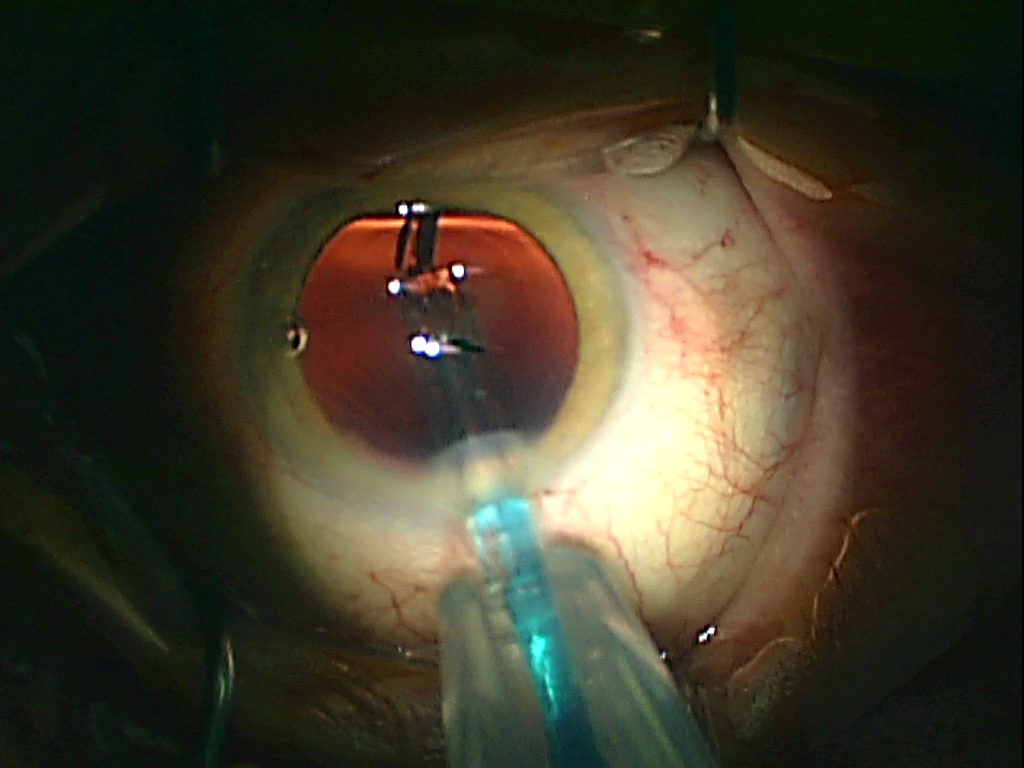
#> input picture data/cataract1k/train/images/case5013_57.png, 1024 x 768 px, found by its file name; its folder holds 4 pictures in this run
$ python categorize_image_qualities.py   (older library calls are emulated)
#> lines starting #> are read from the running program, lines starting #| are printed output that depends on the picture
import os
import cv2
import numpy as np
import pandas as pd
import matplotlib.pyplot as plt
import seaborn as sns
from scipy.stats import ttest_ind
import argparse


# ===========================
# 1. Define Image Quality Metrics
# ===========================

def get_image_resolution(image):
    """Returns the width and height of the image."""
    height, width = image.shape[:2]
    return width, height


def calculate_brightness(image):
    """Calculates the mean pixel intensity (brightness)."""
    return np.mean(image)


def calculate_contrast(image):
    """Calculates the standard deviation of pixel intensities (contrast)."""
    return np.std(image)


def calculate_focus(image):
    """Calculates the variance of the Laplacian (focus/sharpness)."""
    laplacian = cv2.Laplacian(image, cv2.CV_64F)
    variance = laplacian.var()
    return variance


# ===========================
# 2. Process Image Directory
# ===========================

def process_directory(directory, label):
    """
    Processes all images in a directory and calculates image quality metrics.

    Parameters:
        directory (str): Path to the image directory.
        label (str): Label for the images ('Light' or 'Dark').

    Returns:
        List of dictionaries containing image metrics.
    """
    metrics = []
    supported_formats = ('.png', '.jpg', '.jpeg', '.bmp', '.tiff', '.tif')

    for filename in os.listdir(directory):
        if filename.lower().endswith(supported_formats):
            filepath = os.path.join(directory, filename)
            try:
                # Load image in grayscale
                image = cv2.imread(filepath, cv2.IMREAD_GRAYSCALE)
                if image is None:
                    print(f"Warning: Unable to read image {filepath}. Skipping.")
                    continue

                width, height = get_image_resolution(image)
                brightness = calculate_brightness(image)
                contrast = calculate_contrast(image)
                focus = calculate_focus(image)

                metrics.append({
                    'Image': filename,
                    'Label': label,
                    'Width': width,
                    'Height': height,
                    'Total_Pixels': width * height,
                    'Brightness': brightness,
                    'Contrast': contrast,
                    'Focus': focus
                })
            except Exception as e:
                print(f"Error processing image {filepath}: {e}")

    return metrics


# ===========================
# 3. Statistical Analysis
# ===========================

# [69 lines left out: functions perform_statistical_tests, generate_boxplots, generate_histograms, not called in this run]


# ===========================
# 5. Main Execution
# ===========================

def main(light_dir, dark_dir, output_dir):
    """
    Main function to process images, calculate metrics, perform statistical tests, and generate plots.

    Parameters:
        light_dir (str): Directory containing light iris images.
        dark_dir (str): Directory containing dark iris images.
        output_dir (str): Directory to save output plots and results.
    """
    if not os.path.exists(output_dir):
        os.makedirs(output_dir)

    print("Processing light iris images...")
    light_metrics = process_directory(light_dir, 'Light')
#> in process_directory, `image = cv2.imread(filepath, cv2.IMREAD_GRAYSCALE)`:
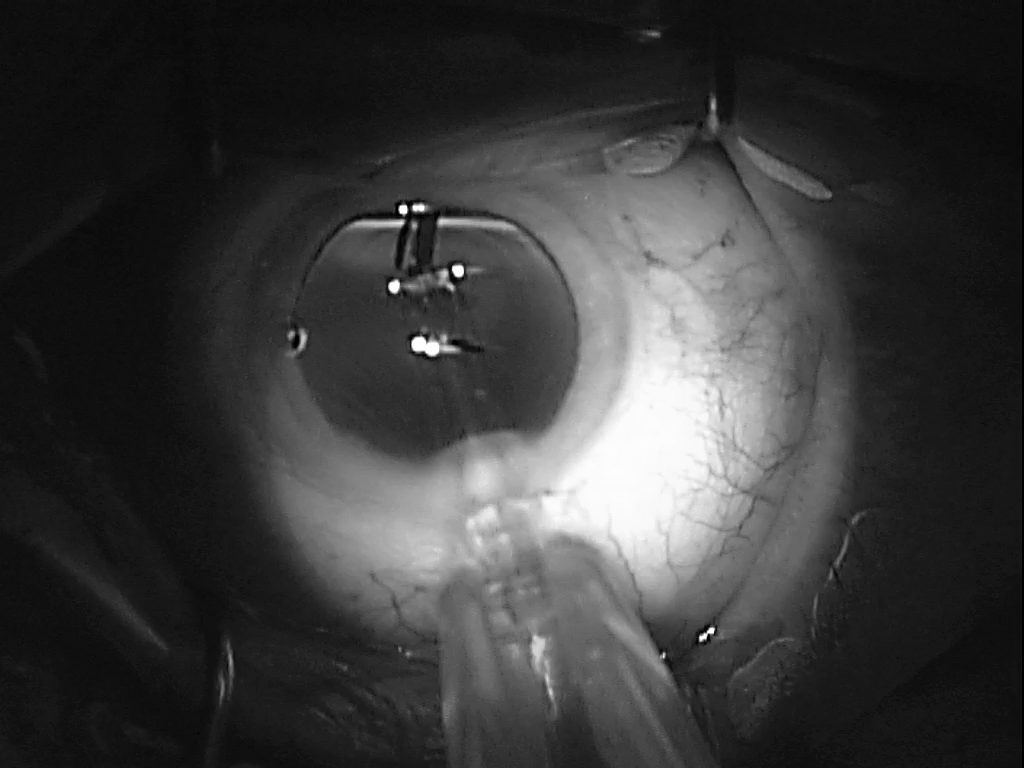
#> image: shape (768, 1024); min 0, max 255, mean 58.2
#> in process_directory, `width, height = get_image_resolution(image)`: width = 1024; height = 768
#> in process_directory, `brightness = calculate_brightness(image)`: brightness = 58.18
#> in process_directory, `contrast = calculate_contrast(image)`: contrast = 57.83
#> in calculate_focus, `laplacian = cv2.Laplacian(image, cv2.CV_64F)`:
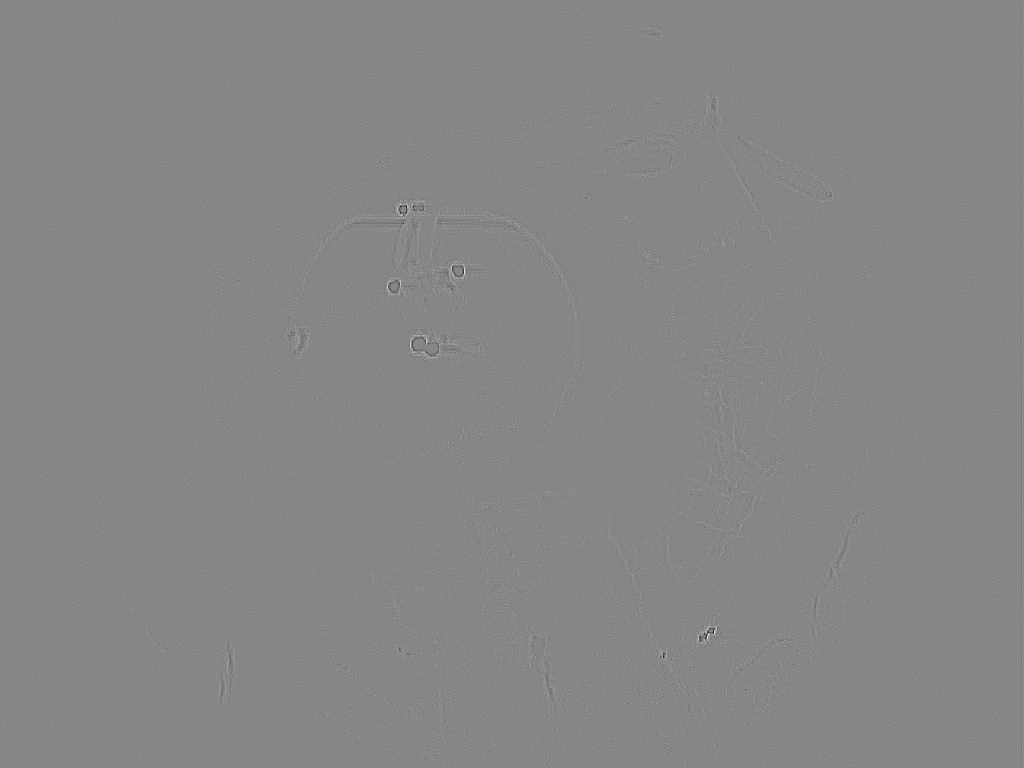
#> laplacian: shape (768, 1024) float64; min -271, max 242, mean 0; drawn with min black and max white
#> in calculate_focus, `variance = laplacian.var()`: variance = 31.95
#> pass 2 of the loop in process_directory, `for filename in os.listdir(directory):`:
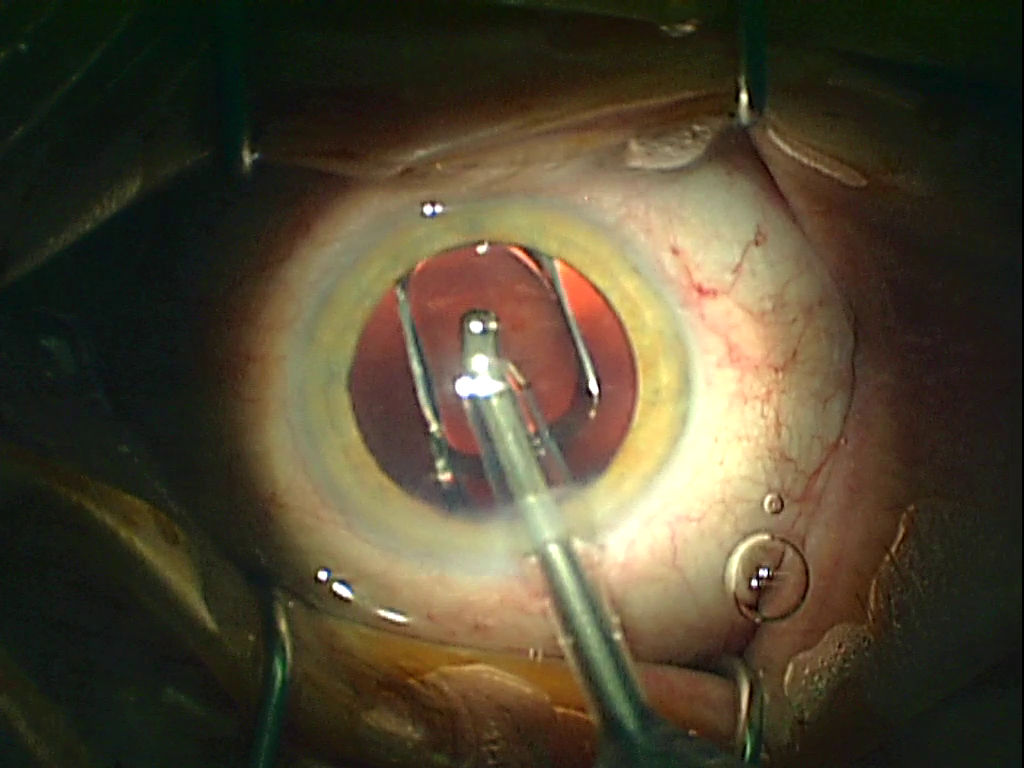
#> input picture data/cataract1k/train/images/case5013_60.png, 1024 x 768 px, found by its file name
#> in process_directory, `image = cv2.imread(filepath, cv2.IMREAD_GRAYSCALE)`:
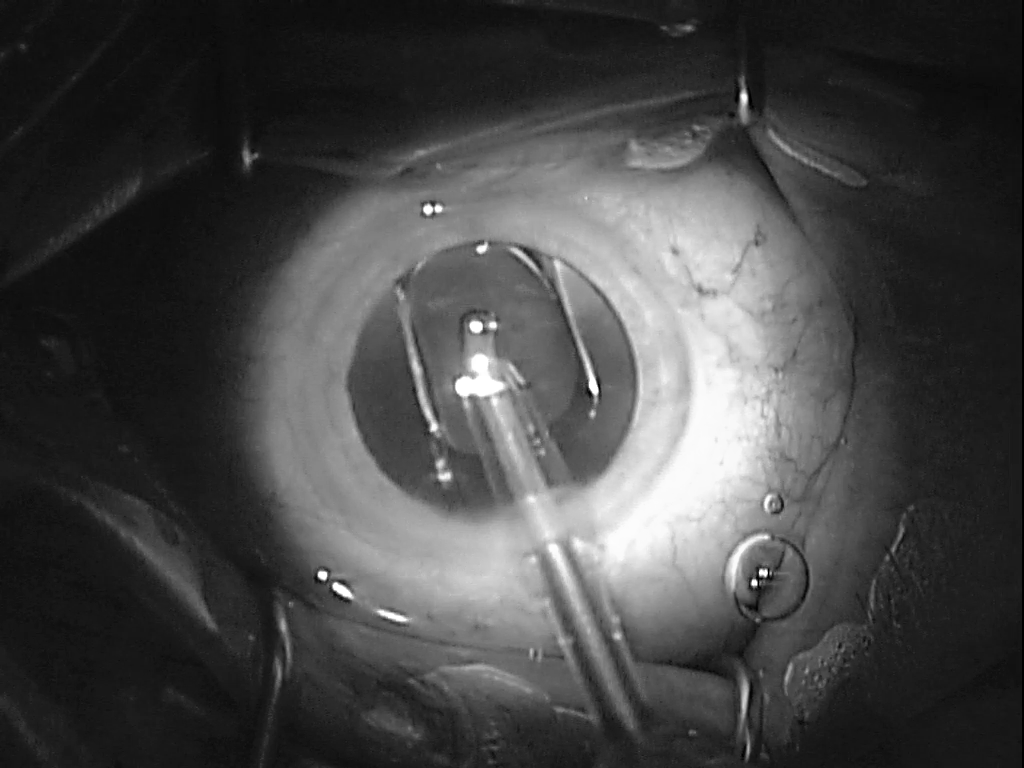
#> image: shape (768, 1024); min 0, max 255, mean 69.9
#> brightness = 69.94
#> contrast = 61
#> in calculate_focus (call 2), `laplacian = cv2.Laplacian(image, cv2.CV_64F)`:
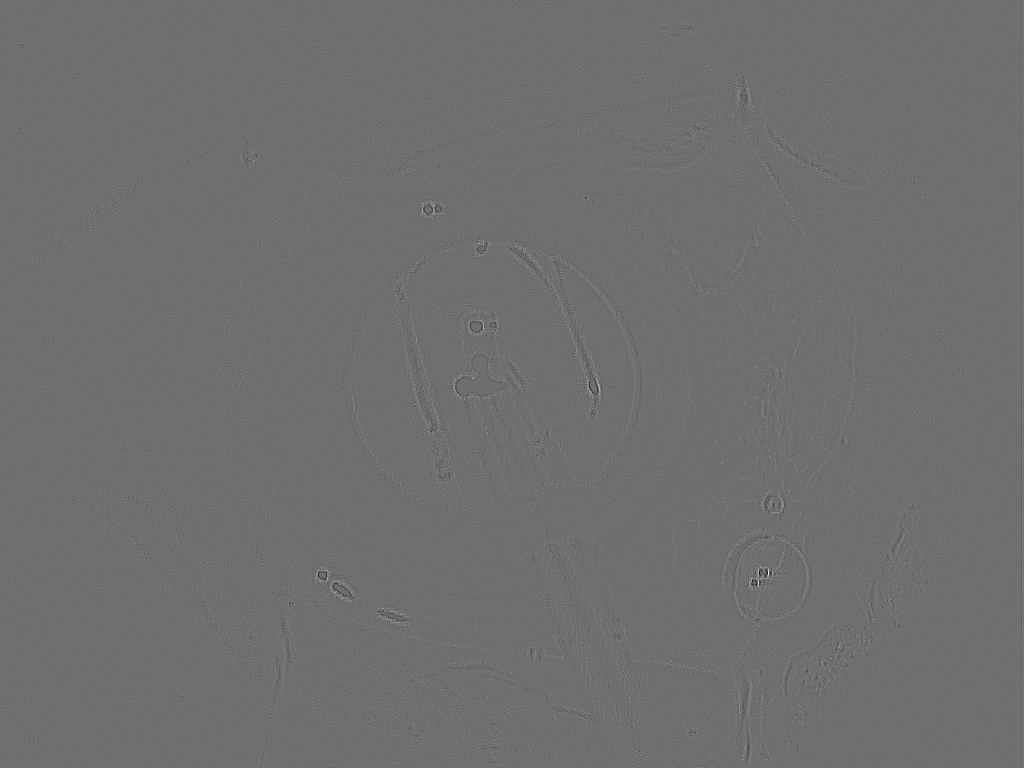
#> laplacian: shape (768, 1024) float64; min -235, max 301, mean 0; drawn with min black and max white
#> variance = 40.23
#> pass 3 of the loop in process_directory, `for filename in os.listdir(directory):`:
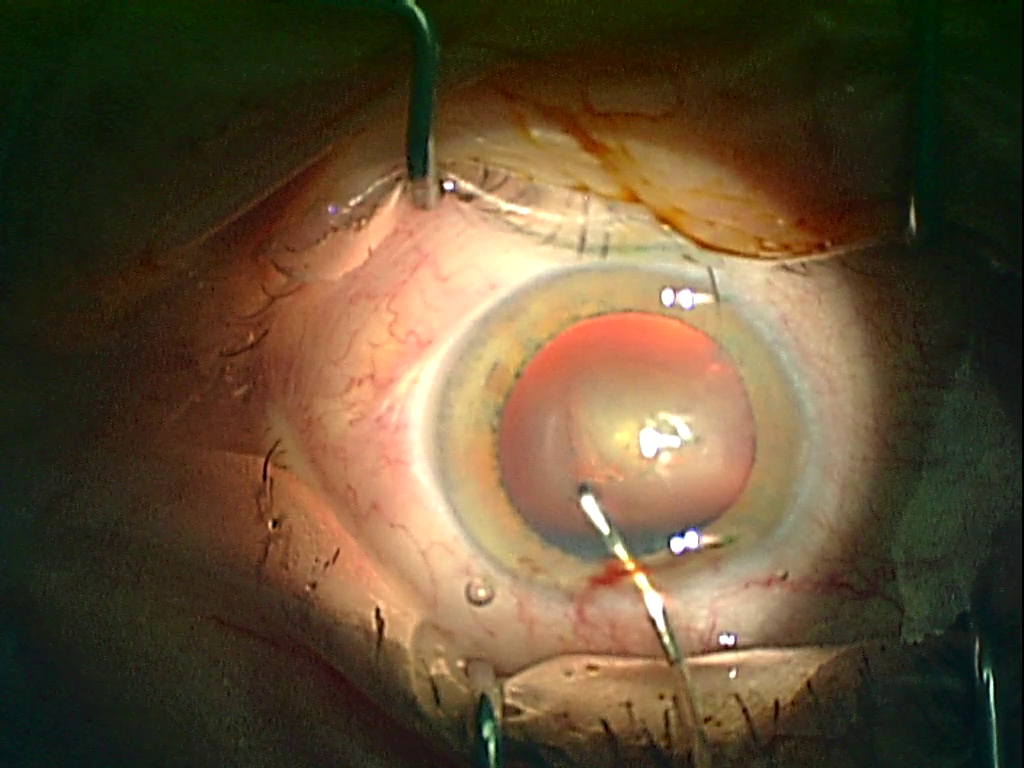
#> input picture data/cataract1k/train/images/case5014_11.png, 1024 x 768 px, found by its file name
#> in process_directory, `image = cv2.imread(filepath, cv2.IMREAD_GRAYSCALE)`:
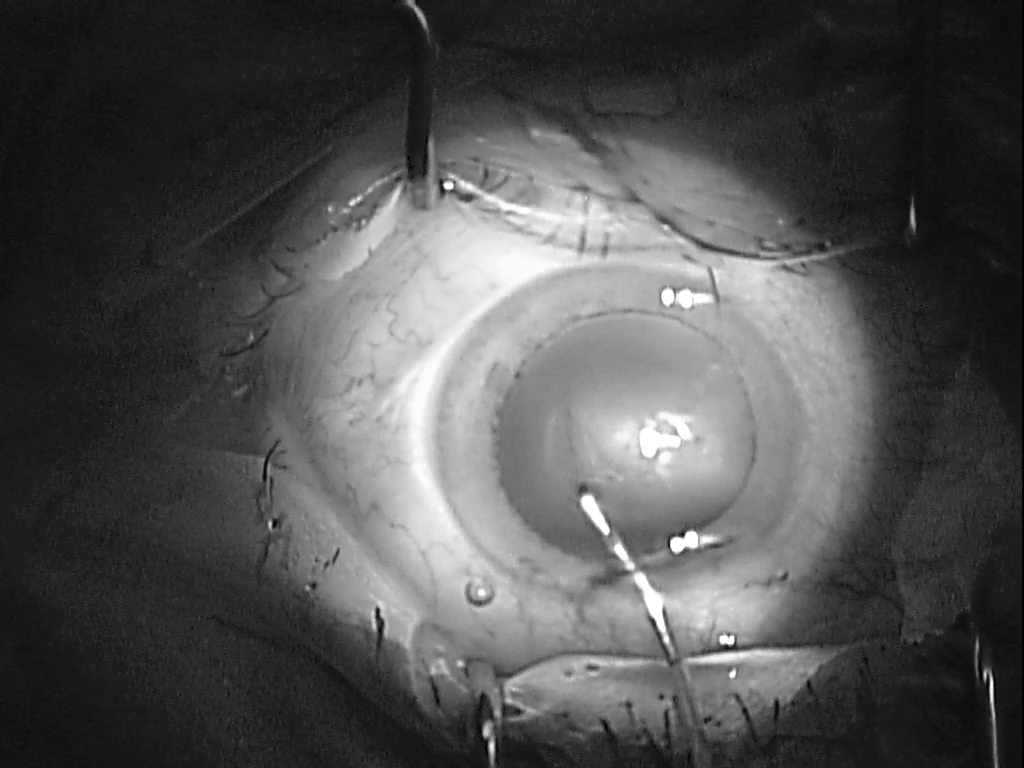
#> image: shape (768, 1024); min 0, max 255, mean 80.3
#> brightness = 80.3
#> contrast = 64.45
#> in calculate_focus (call 3), `laplacian = cv2.Laplacian(image, cv2.CV_64F)`:
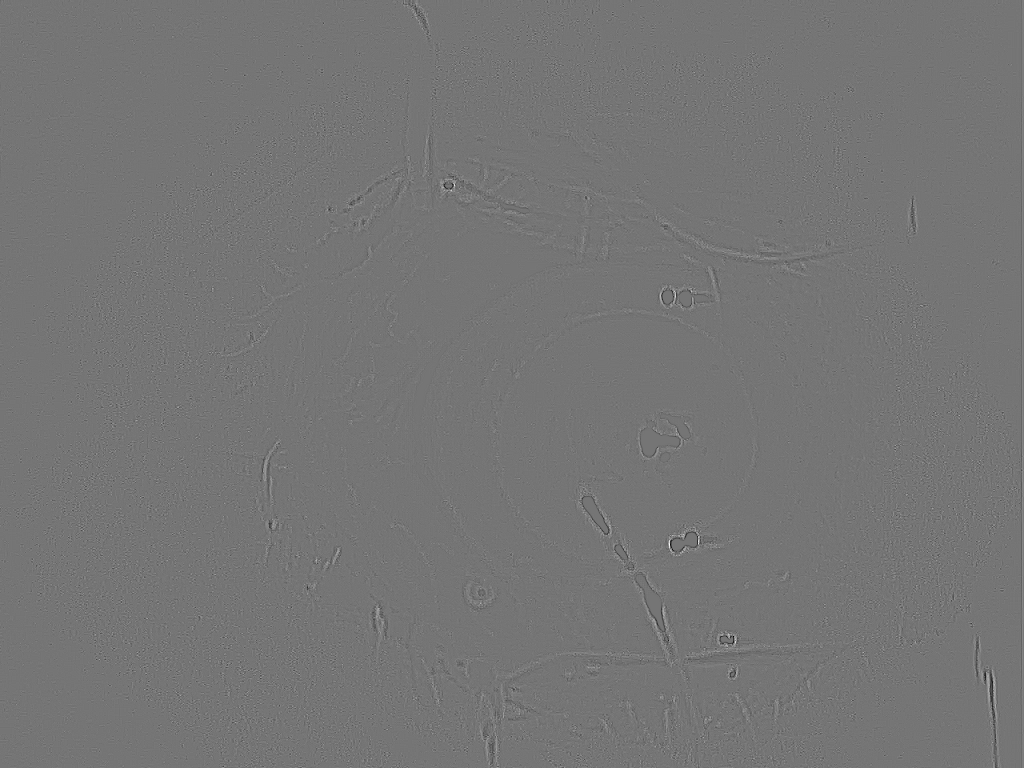
#> laplacian: shape (768, 1024) float64; min -170, max 199, mean 0; drawn with min black and max white
#> variance = 57.9
#> the loop made 4 passes; the first 3 are shown

    print("Processing dark iris images...")
    dark_metrics = process_directory(dark_dir, 'Dark')
#> pass 2 of the loop in process_directory, `for filename in os.listdir(directory):`:
#> pass 3 of the loop in process_directory, `for filename in os.listdir(directory):`:
#> the loop made 4 passes; the first 3 are shown

    # Combine metrics
    all_metrics = light_metrics + dark_metrics
    df = pd.DataFrame(all_metrics)

    # Save metrics to CSV
#> (the run stopped early here; a loop or call above may not have finished)
